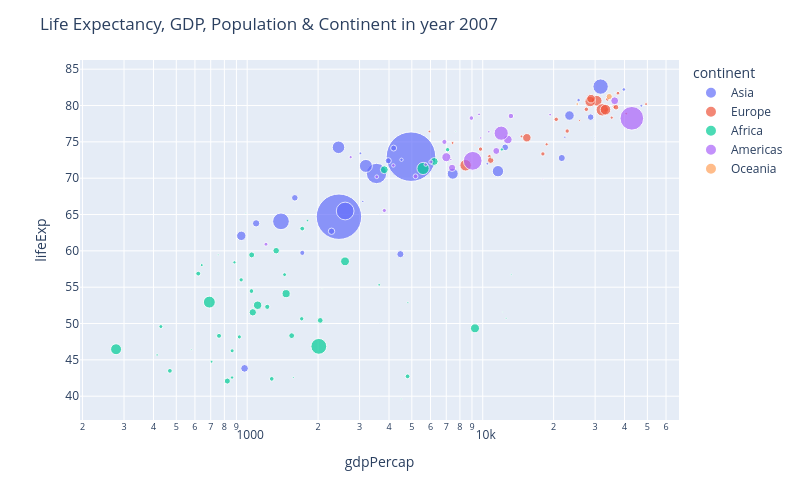

The cell this chart's notebook holds for it:
### Code cell
fig = px.scatter(year2007, x="gdpPercap", y="lifeExp", color="continent", hover_name="country", size="pop", size_max=35)
fig.update_layout(width=800, height=500, title='Life Expectancy, GDP, Population & Continent in year 2007')
fig.update_xaxes(type="log")
fig.show()

### Figure 1 — Plotly figure (JSON) as saved in the notebook; plotly's stock layout.template omitted (floating-point values rounded to 4 significant figures)
{"data": [{"hovertemplate": "<b>%{hovertext}</b><br><br>continent=Asia<br>gdpPercap=%{x}<br>lifeExp=%{y}<br>pop=%{marker.size}<extra></extra>", "hovertext": ["Afghanistan", "Bahrain", "Bangladesh", "Cambodia", "China", "Hong Kong, China", "India", "Indonesia", "Iran", "Iraq", "Israel", "Japan", "Jordan", "Korea, Dem. Rep.", "Korea, Rep.", "Kuwait", "Lebanon", "Malaysia", "Mongolia", "Myanmar", "Nepal", "Oman", "Pakistan", "Philippines", "Saudi Arabia", "Singapore", "Sri Lanka", "Syria", "Taiwan", "Thailand", "Vietnam", "West Bank and Gaza", "Yemen, Rep."], "legendgroup": "Asia", "marker": {"color": "#636efa", "size": [31889923, 708573, 150448339, 14131858, 1318683096, 6980412, 1110396331, 223547000, 69453570, 27499638, 6426679, 127467972, 6053193, 23301725, 49044790, 2505559, 3921278, 24821286, 2874127, 47761980, 28901790, 3204897, 169270617, 91077287, 27601038, 4553009, 20378239, 19314747, 23174294, 65068149, 85262356, 4018332, 22211743], "sizemode": "area", "sizeref": 1076000.0, "symbol": "circle"}, "mode": "markers", "name": "Asia", "orientation": "v", "showlegend": true, "type": "scatter", "x": [974.6, 29800.0, 1391.0, 1714.0, 4959.0, 39720.0, 2452.0, 3541.0, 11610.0, 4471.0, 25520.0, 31660.0, 4519.0, 1593.0, 23350.0, 47310.0, 10460.0, 12450.0, 3096.0, 944.0, 1091.0, 22320.0, 2606.0, 3190.0, 21650.0, 47140.0, 3970.0, 4185.0, 28720.0, 7458.0, 2442.0, 3025.0, 2281.0], "xaxis": "x", "y": [43.83, 75.64, 64.06, 59.72, 72.96, 82.21, 64.7, 70.65, 70.96, 59.55, 80.75, 82.6, 72.53, 67.3, 78.62, 77.59, 71.99, 74.24, 66.8, 62.07, 63.78, 75.64, 65.48, 71.69, 72.78, 79.97, 72.4, 74.14, 78.4, 70.62, 74.25, 73.42, 62.7], "yaxis": "y"}, {"hovertemplate": "<b>%{hovertext}</b><br><br>continent=Europe<br>gdpPercap=%{x}<br>lifeExp=%{y}<br>pop=%{marker.size}<extra></extra>", "hovertext": ["Albania", "Austria", "Belgium", "Bosnia and Herzegovina", "Bulgaria", "Croatia", "Czech Republic", "Denmark", "Finland", "France", "Germany", "Greece", "Hungary", "Iceland", "Ireland", "Italy", "Montenegro", "Netherlands", "Norway", "Poland", "Portugal", "Romania", "Serbia", "Slovak Republic", "Slovenia", "Spain", "Sweden", "Switzerland", "Turkey", "United Kingdom"], "legendgroup": "Europe", "marker": {"color": "#EF553B", "size": [3600523, 8199783, 10392226, 4552198, 7322858, 4493312, 10228744, 5468120, 5238460, 61083916, 82400996, 10706290, 9956108, 301931, 4109086, 58147733, 684736, 16570613, 4627926, 38518241, 10642836, 22276056, 10150265, 5447502, 2009245, 40448191, 9031088, 7554661, 71158647, 60776238], "sizemode": "area", "sizeref": 1076000.0, "symbol": "circle"}, "mode": "markers", "name": "Europe", "orientation": "v", "showlegend": true, "type": "scatter", "x": [5937.0, 36130.0, 33690.0, 7446.0, 10680.0, 14620.0, 22830.0, 35280.0, 33210.0, 30470.0, 32170.0, 27540.0, 18010.0, 36180.0, 40680.0, 28570.0, 9254.0, 36800.0, 49360.0, 15390.0, 20510.0, 10810.0, 9787.0, 18680.0, 25770.0, 28820.0, 33860.0, 37510.0, 8458.0, 33200.0], "xaxis": "x", "y": [76.42, 79.83, 79.44, 74.85, 73.0, 75.75, 76.49, 78.33, 79.31, 80.66, 79.41, 79.48, 73.34, 81.76, 78.89, 80.55, 74.54, 79.76, 80.2, 75.56, 78.1, 72.48, 74.0, 74.66, 77.93, 80.94, 80.88, 81.7, 71.78, 79.42], "yaxis": "y"}, {"hovertemplate": "<b>%{hovertext}</b><br><br>continent=Africa<br>gdpPercap=%{x}<br>lifeExp=%{y}<br>pop=%{marker.size}<extra></extra>", "hovertext": ["Algeria", "Angola", "Benin", "Botswana", "Burkina Faso", "Burundi", "Cameroon", "Central African Republic", "Chad", "Comoros", "Congo, Dem. Rep.", "Congo, Rep.", "Cote d'Ivoire", "Djibouti", "Egypt", "Equatorial Guinea", "Eritrea", "Ethiopia", "Gabon", "Gambia", "Ghana", "Guinea", "Guinea-Bissau", "Kenya", "Lesotho", "Liberia", "Libya", "Madagascar", "Malawi", "Mali", "Mauritania", "Mauritius", "Morocco", "Mozambique", "Namibia", "Niger", "Nigeria", "Reunion", "Rwanda", "Sao Tome and Principe", "Senegal", "Sierra Leone", "Somalia", "South Africa", "Sudan", "Swaziland", "Tanzania", "Togo", "Tunisia", "Uganda", "Zambia", "Zimbabwe"], "legendgroup": "Africa", "marker": {"color": "#00cc96", "size": [33333216, 12420476, 8078314, 1639131, 14326203, 8390505, 17696293, 4369038, 10238807, 710960, 64606759, 3800610, 18013409, 496374, 80264543, 551201, 4906585, 76511887, 1454867, 1688359, 22873338, 9947814, 1472041, 35610177, 2012649, 3193942, 6036914, 19167654, 13327079, 12031795, 3270065, 1250882, 33757175, 19951656, 2055080, 12894865, 135031164, 798094, 8860588, 199579, 12267493, 6144562, 9118773, 43997828, 42292929, 1133066, 38139640, 5701579, 10276158, 29170398, 11746035, 12311143], "sizemode": "area", "sizeref": 1076000.0, "symbol": "circle"}, "mode": "markers", "name": "Africa", "orientation": "v", "showlegend": true, "type": "scatter", "x": [6223.0, 4797.0, 1441.0, 12570.0, 1217.0, 430.1, 2042.0, 706.0, 1704.0, 986.1, 277.6, 3633.0, 1545.0, 2082.0, 5581.0, 12150.0, 641.4, 690.8, 13210.0, 752.7, 1328.0, 942.7, 579.2, 1463.0, 1569.0, 414.5, 12060.0, 1045.0, 759.3, 1043.0, 1803.0, 10960.0, 3820.0, 823.7, 4811.0, 619.7, 2014.0, 7670.0, 863.1, 1598.0, 1712.0, 862.5, 926.1, 9270.0, 2602.0, 4513.0, 1107.0, 883.0, 7093.0, 1056.0, 1271.0, 469.7], "xaxis": "x", "y": [72.3, 42.73, 56.73, 50.73, 52.3, 49.58, 50.43, 44.74, 50.65, 65.15, 46.46, 55.32, 48.33, 54.79, 71.34, 51.58, 58.04, 52.95, 56.73, 59.45, 60.02, 56.01, 46.39, 54.11, 42.59, 45.68, 73.95, 59.44, 48.3, 54.47, 64.16, 72.8, 71.16, 42.08, 52.91, 56.87, 46.86, 76.44, 46.24, 65.53, 63.06, 42.57, 48.16, 49.34, 58.56, 39.61, 52.52, 58.42, 73.92, 51.54, 42.38, 43.49], "yaxis": "y"}, {"hovertemplate": "<b>%{hovertext}</b><br><br>continent=Americas<br>gdpPercap=%{x}<br>lifeExp=%{y}<br>pop=%{marker.size}<extra></extra>", "hovertext": ["Argentina", "Bolivia", "Brazil", "Canada", "Chile", "Colombia", "Costa Rica", "Cuba", "Dominican Republic", "Ecuador", "El Salvador", "Guatemala", "Haiti", "Honduras", "Jamaica", "Mexico", "Nicaragua", "Panama", "Paraguay", "Peru", "Puerto Rico", "Trinidad and Tobago", "United States", "Uruguay", "Venezuela"], "legendgroup": "Americas", "marker": {"color": "#ab63fa", "size": [40301927, 9119152, 190010647, 33390141, 16284741, 44227550, 4133884, 11416987, 9319622, 13755680, 6939688, 12572928, 8502814, 7483763, 2780132, 108700891, 5675356, 3242173, 6667147, 28674757, 3942491, 1056608, 301139947, 3447496, 26084662], "sizemode": "area", "sizeref": 1076000.0, "symbol": "circle"}, "mode": "markers", "name": "Americas", "orientation": "v", "showlegend": true, "type": "scatter", "x": [12780.0, 3822.0, 9066.0, 36320.0, 13170.0, 7007.0, 9645.0, 8948.0, 6025.0, 6873.0, 5728.0, 5186.0, 1202.0, 3548.0, 7321.0, 11980.0, 2749.0, 9809.0, 4173.0, 7409.0, 19330.0, 18010.0, 42950.0, 10610.0, 11420.0], "xaxis": "x", "y": [75.32, 65.55, 72.39, 80.65, 78.55, 72.89, 78.78, 78.27, 72.23, 74.99, 71.88, 70.26, 60.92, 70.2, 72.57, 76.19, 72.9, 75.54, 71.75, 71.42, 78.75, 69.82, 78.24, 76.38, 73.75], "yaxis": "y"}, {"hovertemplate": "<b>%{hovertext}</b><br><br>continent=Oceania<br>gdpPercap=%{x}<br>lifeExp=%{y}<br>pop=%{marker.size}<extra></extra>", "hovertext": ["Australia", "New Zealand"], "legendgroup": "Oceania", "marker": {"color": "#FFA15A", "size": [20434176, 4115771], "sizemode": "area", "sizeref": 1076000.0, "symbol": "circle"}, "mode": "markers", "name": "Oceania", "orientation": "v", "showlegend": true, "type": "scatter", "x": [34440.0, 25190.0], "xaxis": "x", "y": [81.23, 80.2], "yaxis": "y"}], "layout": {"height": 500, "legend": {"itemsizing": "constant", "title": {"text": "continent"}, "tracegroupgap": 0}, "margin": {"t": 60}, "title": {"text": "Life Expectancy, GDP, Population & Continent in year 2007"}, "width": 800, "xaxis": {"anchor": "y", "domain": [0, 1], "title": {"text": "gdpPercap"}, "type": "log"}, "yaxis": {"anchor": "x", "domain": [0, 1], "title": {"text": "lifeExp"}}}}
